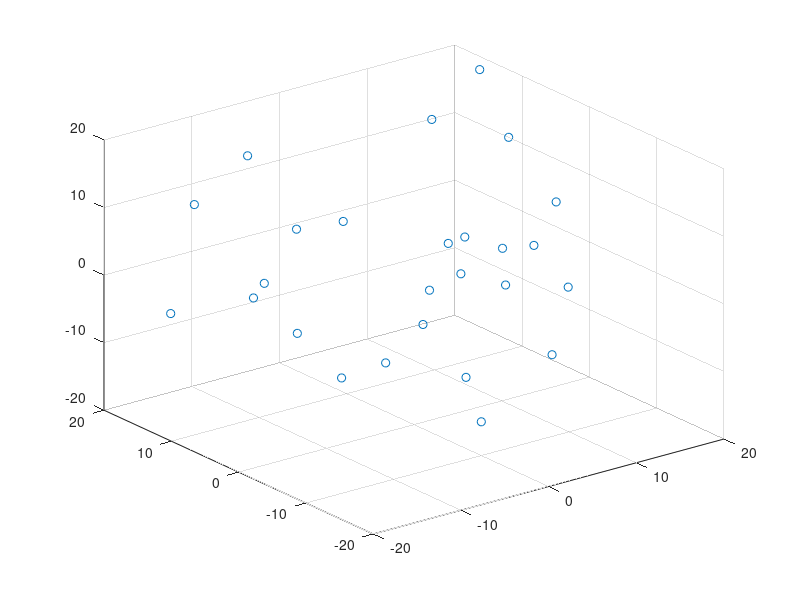

The MATLAB script that drew this image: (Note: this script raises an error after producing the figure.)
clc; clear; close all
load ('matricesPr2.mat')

%guardar en im1 todas las variables de la fila 1
imm1=Xnum(1,:)
%transuesta
im1t=imm1'
%reformular imqt para formar ua amtriz de 5x4
imag3=reshape(im1t,[5,4])
imshow(imag3)

imm2=Xnum(2,:)
im2t=imm2'
img1=reshape(im2t,[5,4])
imshow(img1)

imm3=Xnum(3,:)
im3t=imm3
img4=reshape(im3t,[5,4])
imshow(img4)

imm4=Xnum(4,:)
im4t=imm4'
img2=reshape(im4t,[5,4])
imshow(img2)

imle1=reshape(im1,[1,30])
imle2=reshape(im2,[1,30])
imle3=reshape(im3,[1,30])
%poniendo cada matriz una  debajo de otra
Xletters=[imle1;imle2;imle3]

sum(sum(imle1))
sum(sum(imle2))
sum(sum(imle3))

%guardar en x11 todas las filas d ela columna 1
x11=X1(:,1)
%guardar en y11 todas las lfilas de la columna 2
y11=X1(:,2)
%dispersion de imagen
scatter(x11,y11)

%guardar en x12 todas las filas d ela columna 1
x12=X2(:,1)
%guardar en y12 todas las filas de la columna 2
y12=X2(:,2)
%guardar en z12 todas las filas de la columna 3
z12=X2(:,3)
%dispersion de imagen
scatter3(x12,y12,z12)

%guaradar el archivo exce en matriz
carData= xlsread('cars.xlsx')
%escoger todas las filas desde la columna 1 hasta la 3
Xcars=carData(:,1:3)
%escoger todas las filas de la columna 4
ycars=carData(:,4)


x3=Xcars(:,1)
y3=Xcars(:,2)
z3=Xcars(:,3)
scatter3(x3,y3,z3)
%nombre  alos ejes
xlabel('Distance');
ylabel('Age');
zlabel('Engine');

scatter(x3,ycars)
xlabel('Distance');
ylabel('precio');